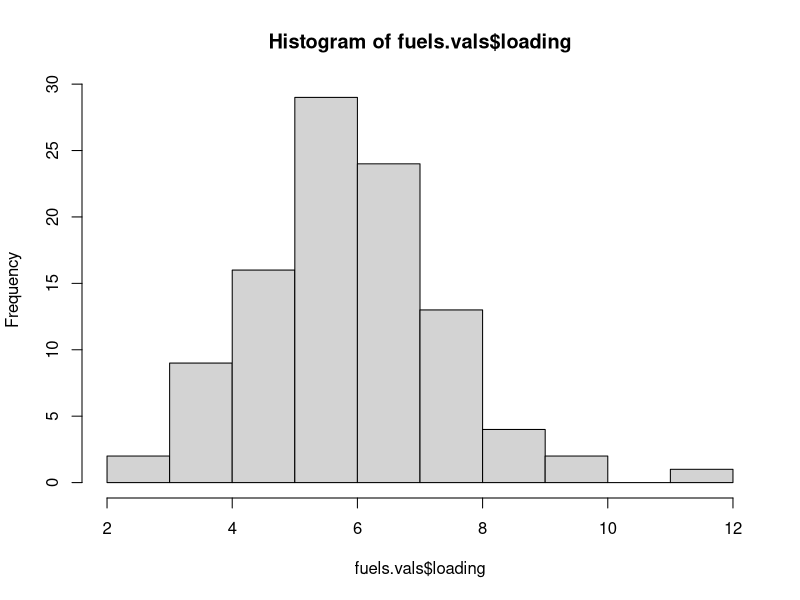

This chart was generated by the following R code:
## ---- chunk 1
knitr::opts_chunk$set(echo = TRUE)
## ---- chunk 2
# Here is the first attempt to conduct simulation
# Use an example EVT fit distribution, with a log-normal distribution.
# Note we should also do this with a normal distribution, to show
# how the complexity of the distribution shapes impacts this (and assumptions therein)
mu.log<-1.75
sd.log<-0.25
# for lognormal, the expected value is: 
exp(mu.log+sd.log^2/2)

fuels.vals<-data.frame(x=1:100,y=1:100,loading=NA)

#simple CSR
fuels.vals$loading<-rlnorm(100,1.75,0.25)

hist(fuels.vals$loading)
mean(log(fuels.vals$loading))
mean(fuels.vals$loading)

# take samples of increasing size from this larger pixel to estimate mean loading across entire pixel. Calculate estimation error

